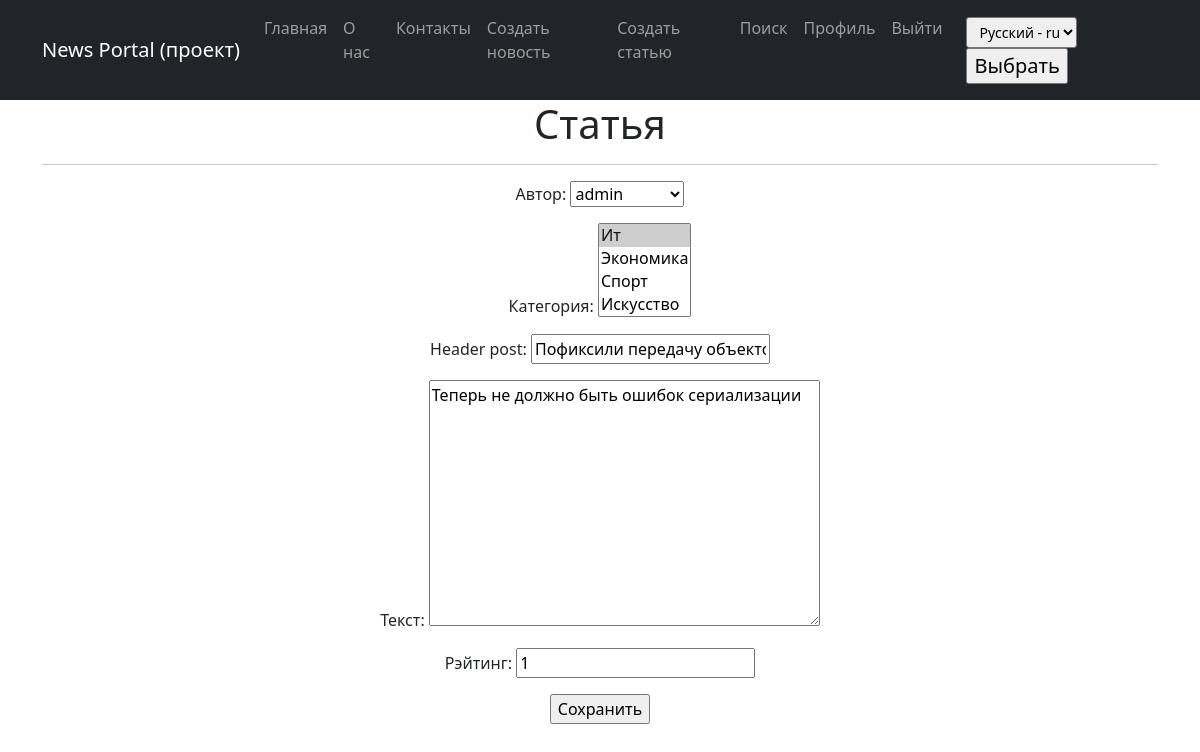
/posts/article/160/edit/ (signed in), run on an earlier commit of the app's database.
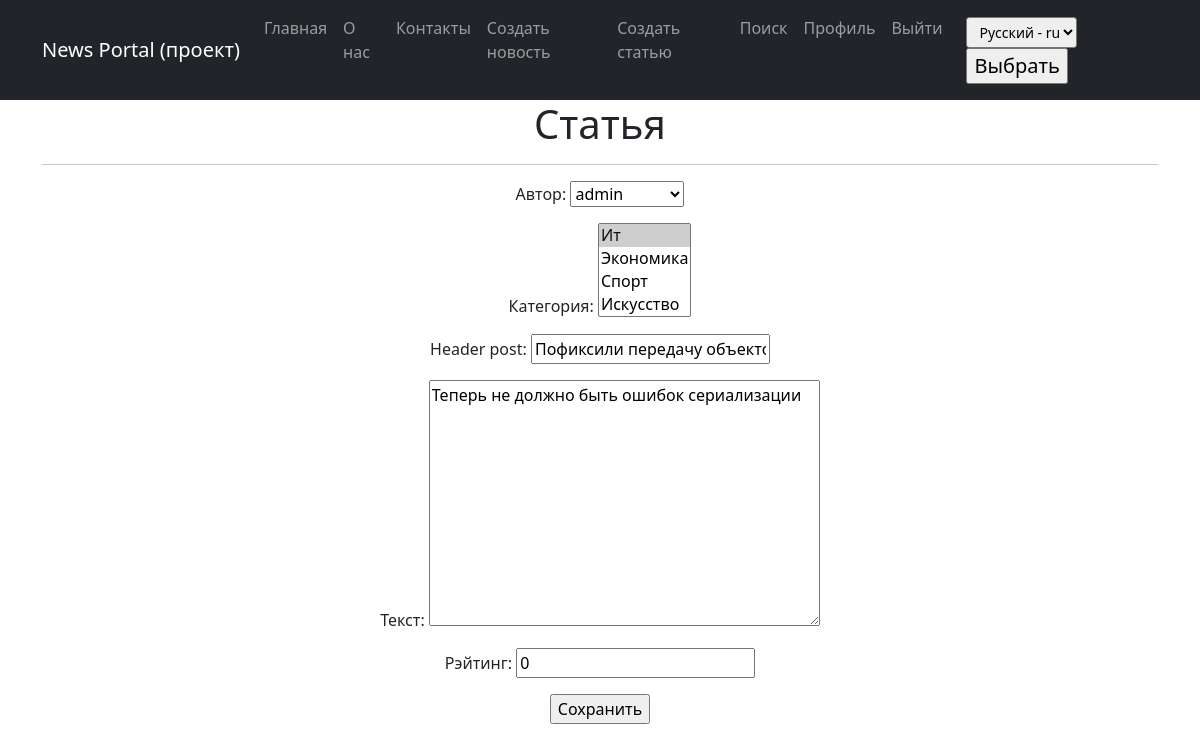
And on a later commit of the database.
### news/models.py (models this page shows, shortened)
class Post(models.Model):
    news = 'NW'
    article = 'AR'
    POST_TYPES =[
        (news, 'Новость'),
        (article, 'Статья'),
    ]
    author_user = models.ForeignKey('Author', on_delete=models.CASCADE, verbose_name=_("Author"))
    post_type = models.CharField(max_length=2,
                                  choices=POST_TYPES,
                                  default=article,
                                  verbose_name=_('Type of post'),
                                 )
    create_date = models.DateTimeField(auto_now_add=True, verbose_name=_('Create date'),)
    category = models.ManyToManyField('Category', through='PostCategory', verbose_name=_('Category'))
    header_post = models.CharField(max_length=128, verbose_name=_('Title'))
    text_post = models.TextField(verbose_name=_('Text'))
    rating_post = models.SmallIntegerField(default=0, verbose_name=_('Rating'))
    is_created = models.BooleanField(default=True, verbose_name=_('Created')) # Редакция для обработки в signals.py - только создали или модифицируем
    def get_cat(self):
        """метод возвращает список категорий, добавлен для отображения категорий в админке"""
        return "\n".join([c.name_category for c in self.category.all()])
    get_cat.short_description = _('Categories')
    class Meta:
        verbose_name = _('Publication')
        verbose_name_plural = _('Publications')

### news/views.py (the view, shortened to what this page needs)
# urls.py: path('article/<int:pk>/edit/', PostUpdateArticle.as_view(), name='post_update_article'),
class PostUpdateArticle(LoginRequiredMixin, PermissionRequiredMixin, UpdateView):
    permission_required = ('news.change_post')
    form_class = PostFormArticle
    model = Post
    template_name = 'post_edit_article.html'

### news/forms.py (shortened to what this page needs)
class PostFormArticle(forms.ModelForm):
    header_post = forms.CharField(min_length=20)
    class Meta:
        model = Post
        fields = [
            'author_user',
            'category',
            'header_post',
            'text_post',
            'rating_post',
        ]

### news/models.py (called while the page is built)
    def __str__(self):
        return f'{self.author_user.username}'

    def __str__(self):
        return f"{self.name_category.title()}"

### news/templates/post_edit_article.html (shortened to what this page needs)
{% extends 'flatpages/default.html' %}
{% load i18n %}
{% load custom_filters %}
{% block content %}
<h1>{% trans "Article" %}</h1>
<hr>
<form action="" method="post">
    {{ form.as_p }}
    <input type="submit" value="{% trans "Save" %}" />
</form>
{% endblock content %}

What changed in the data, as far as the page shows it:
changed Post "Пофиксили передачу объектов в задачи": rating_post "1" → "0"
